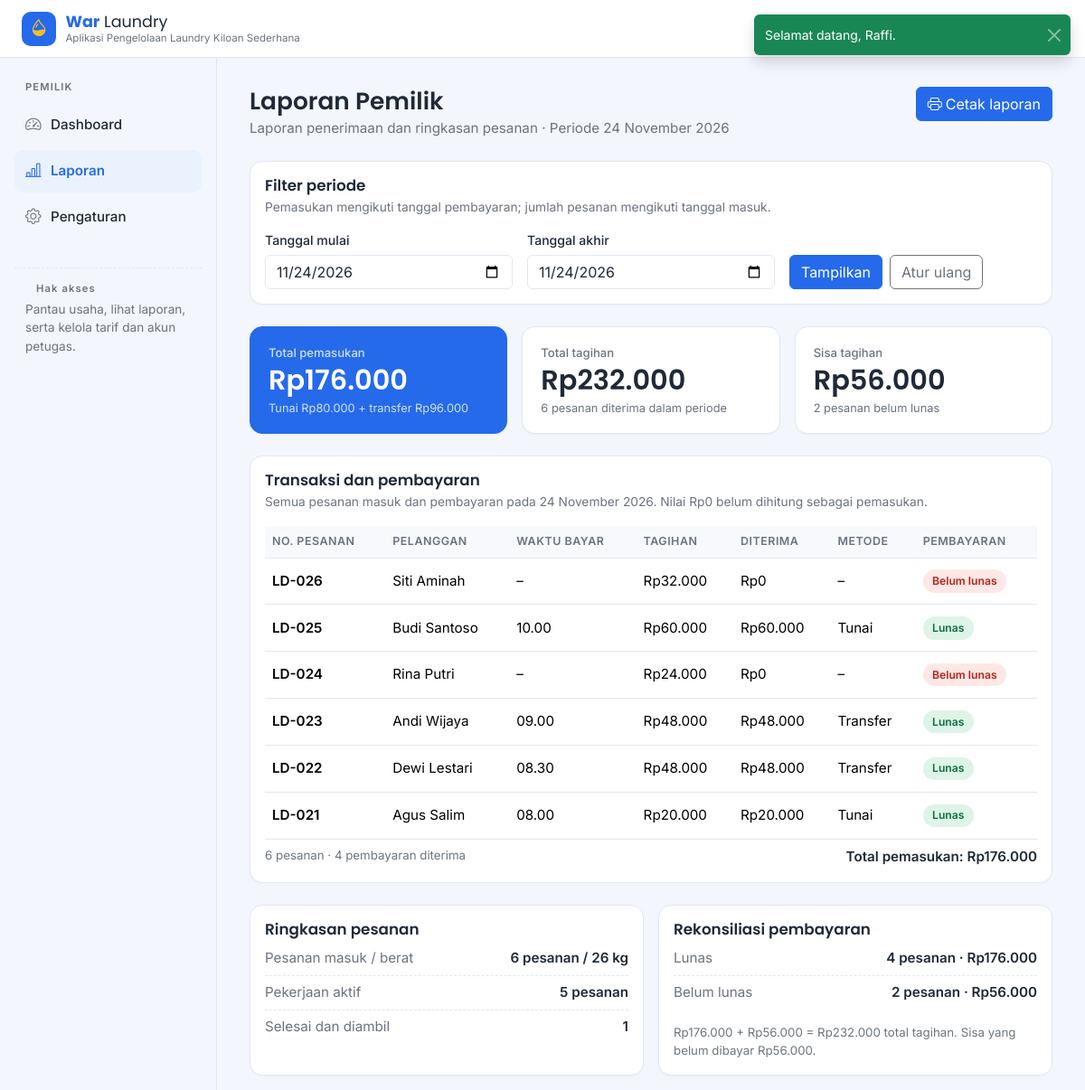
Screenshot of /laporan.php (signed in) with the database file from the repository.
### tables this page shows
CREATE TABLE pesanan (
  id                INT UNSIGNED NOT NULL AUTO_INCREMENT,
  kode              VARCHAR(10)  NOT NULL,          
  pelanggan_id      INT UNSIGNED NOT NULL,
  layanan_id        INT UNSIGNED NOT NULL,
  user_id           INT UNSIGNED NOT NULL,          
  berat             DECIMAL(6,2) NOT NULL,
  tarif             INT UNSIGNED NOT NULL,          
  total             INT UNSIGNED NOT NULL,
  dibayar           INT UNSIGNED NOT NULL DEFAULT 0,
  status            ENUM('diterima','dicuci','dikeringkan','disetrika','siap_diambil','selesai')
                    NOT NULL DEFAULT 'diterima',
  estimasi_selesai  DATETIME     NOT NULL,
  selesai_at        DATETIME     NULL,
  catatan           VARCHAR(255) NULL,
  created_at        DATETIME     NOT NULL DEFAULT CURRENT_TIMESTAMP,
  PRIMARY KEY (id),
  UNIQUE KEY uk_pesanan_kode (kode),
  KEY idx_pesanan_created (created_at),
  KEY idx_pesanan_status (status),
  CONSTRAINT fk_pesanan_pelanggan FOREIGN KEY (pelanggan_id) REFERENCES pelanggan (id),
  CONSTRAINT fk_pesanan_layanan   FOREIGN KEY (layanan_id)   REFERENCES layanan (id),
  CONSTRAINT fk_pesanan_user      FOREIGN KEY (user_id)      REFERENCES users (id)
);

CREATE TABLE pelanggan (
  id         INT UNSIGNED NOT NULL AUTO_INCREMENT,
  nama       VARCHAR(100) NOT NULL,
  telepon    VARCHAR(20)  NOT NULL,
  alamat     VARCHAR(255) NOT NULL,
  created_at DATETIME     NOT NULL DEFAULT CURRENT_TIMESTAMP,
  PRIMARY KEY (id),
  UNIQUE KEY uk_pelanggan_telepon (telepon)
);

CREATE TABLE pembayaran (
  id         INT UNSIGNED NOT NULL AUTO_INCREMENT,
  pesanan_id INT UNSIGNED NOT NULL,
  user_id    INT UNSIGNED NOT NULL,
  nominal    INT UNSIGNED NOT NULL,
  metode     ENUM('tunai','transfer') NOT NULL,
  created_at DATETIME     NOT NULL DEFAULT CURRENT_TIMESTAMP,
  PRIMARY KEY (id),
  KEY idx_pembayaran_created (created_at),
  CONSTRAINT fk_pembayaran_pesanan FOREIGN KEY (pesanan_id) REFERENCES pesanan (id),
  CONSTRAINT fk_pembayaran_user    FOREIGN KEY (user_id)    REFERENCES users (id)
);

### laporan.php (the view, shortened to what this page needs)
<?php
$pdo  = db();
$hari_ini = date('Y-m-d');
$mulai    = input_get('mulai') ?: $hari_ini;
$akhir    = input_get('akhir') ?: $hari_ini;
$periode_label = $mulai === $akhir
    ? tanggal_indo($mulai)
    : tanggal_indo($mulai) . ' – ' . tanggal_indo($akhir);
$stmt = $pdo->prepare('SELECT metode, COUNT(*) AS jumlah, SUM(nominal) AS nominal FROM pembayaran
                       WHERE DATE(created_at) BETWEEN ? AND ? GROUP BY metode');
$stmt->execute([$mulai, $akhir]);
$bayar = ['tunai' => 0, 'transfer' => 0];
$jumlah_bayar = 0;
foreach ($stmt->fetchAll() as $r) {
    $bayar[$r['metode']] = (int) $r['nominal'];
    $jumlah_bayar += (int) $r['jumlah'];
}
$pemasukan = $bayar['tunai'] + $bayar['transfer'];
$stmt = $pdo->prepare("SELECT COUNT(*) AS jumlah,
                              COALESCE(SUM(berat), 0) AS berat,
                              COALESCE(SUM(total), 0) AS total,
                              COALESCE(SUM(status <> 'selesai'), 0) AS aktif,
                              COALESCE(SUM(status = 'selesai'), 0) AS selesai,
                              COALESCE(SUM(dibayar >= total), 0) AS lunas,
                              COALESCE(SUM(CASE WHEN dibayar >= total THEN total ELSE 0 END), 0) AS total_lunas,
                              COALESCE(SUM(dibayar < total), 0) AS belum,
                              COALESCE(SUM(CASE WHEN dibayar < total THEN total ELSE 0 END), 0) AS total_belum,
                              COALESCE(SUM(total - dibayar), 0) AS sisa
                       FROM pesanan WHERE DATE(created_at) BETWEEN ? AND ?");
$stmt->execute([$mulai, $akhir]);
$ps = $stmt->fetch();
$stmt = $pdo->prepare('SELECT p.kode, pl.nama, b.created_at AS waktu, p.total, b.nominal, b.metode, p.dibayar
                       FROM pembayaran b
                       JOIN pesanan p ON p.id = b.pesanan_id
                       JOIN pelanggan pl ON pl.id = p.pelanggan_id
                       WHERE DATE(b.created_at) BETWEEN ? AND ?');
$stmt->execute([$mulai, $akhir]);
$transaksi = $stmt->fetchAll();
$stmt = $pdo->prepare('SELECT p.kode, pl.nama, NULL AS waktu, p.total, 0 AS nominal, NULL AS metode, p.dibayar
                       FROM pesanan p
                       JOIN pelanggan pl ON pl.id = p.pelanggan_id
                       WHERE DATE(p.created_at) BETWEEN ? AND ?
                       AND NOT EXISTS (SELECT 1 FROM pembayaran b WHERE b.pesanan_id = p.id
                                       AND DATE(b.created_at) BETWEEN ? AND ?)');
$stmt->execute([$mulai, $akhir, $mulai, $akhir]);
$transaksi = array_merge($transaksi, $stmt->fetchAll());
usort($transaksi, function ($a, $b) {
    return [$b['kode'], $a['waktu']] <=> [$a['kode'], $b['waktu']];
});
$ada_data = $transaksi !== [];
require __DIR__ . '/includes/header.php';
?>
    <div class="page-head d-flex justify-content-between align-items-start flex-wrap gap-3">
      <div>
        <h1 class="page-title">Laporan Pemilik</h1>
        <p class="page-sub">Laporan penerimaan dan ringkasan pesanan &middot; Periode <span id="periodeLabel"><?= e($periode_label) ?></span></p>
      </div>
      <button type="button" class="btn btn-primary no-print" id="cetakLaporan"><i class="bi bi-printer me-1"></i>Cetak laporan</button>
    </div>
    <div class="card section-card mb-4 no-print"><div class="card-body">
      <h2 class="section-title">Filter periode</h2>
      <p class="section-sub">Pemasukan mengikuti tanggal pembayaran; jumlah pesanan mengikuti tanggal masuk.</p>
      <form id="periodeForm" class="row g-3 align-items-end needs-validation" method="get" action="laporan.php" novalidate>
        <div class="col-md-4">
          <label for="tglMulai" class="form-label">Tanggal mulai</label>
          <input type="date" class="form-control" id="tglMulai" name="mulai" value="<?= e($mulai) ?>" required>
        </div>
        <div class="col-md-4">
          <label for="tglAkhir" class="form-label">Tanggal akhir</label>
          <input type="date" class="form-control" id="tglAkhir" name="akhir" value="<?= e($akhir) ?>" required>
        </div>
        <div class="col-md-4 d-flex gap-2">
          <button type="submit" class="btn btn-primary">Tampilkan</button>
          <button type="button" class="btn btn-outline-secondary" id="resetPeriode">Atur ulang</button>
        </div>
      </form>
    </div></div>
    <div id="laporanData" class="print-area"<?= $ada_data ? '' : ' hidden' ?>>
      <div class="row g-3 mb-4">
        <div class="col-md-4"><div class="card stat-card stat-highlight h-100"><div class="card-body">
          <div class="stat-label">Total pemasukan</div><div class="stat-value"><?= e(rupiah($pemasukan)) ?></div><div class="stat-sub">Tunai <?= e(rupiah($bayar['tunai'])) ?> + transfer <?= e(rupiah($bayar['transfer'])) ?></div></div></div></div>
        <div class="col-md-4"><div class="card stat-card h-100"><div class="card-body">
          <div class="stat-label">Total tagihan</div><div class="stat-value"><?= e(rupiah($ps['total'])) ?></div><div class="stat-sub"><?= (int) $ps['jumlah'] ?> pesanan diterima dalam periode</div></div></div></div>
        <div class="col-md-4"><div class="card stat-card h-100"><div class="card-body">
          <div class="stat-label">Sisa tagihan</div><div class="stat-value"><?= e(rupiah($ps['sisa'])) ?></div><div class="stat-sub"><?= (int) $ps['belum'] ?> pesanan belum lunas</div></div></div></div>
      </div>
      <div class="card section-card mb-4"><div class="card-body">
        <h2 class="section-title">Transaksi dan pembayaran</h2>
        <p class="section-sub">Semua pesanan masuk dan pembayaran pada <?= e($periode_label) ?>. Nilai Rp0 belum dihitung sebagai pemasukan.</p>
        <div class="table-responsive">
          <table class="table table-hover align-middle app-table">
            <thead><tr><th>No. pesanan</th><th>Pelanggan</th><th>Waktu bayar</th><th>Tagihan</th><th>Diterima</th><th>Metode</th><th>Pembayaran</th></tr></thead>
            <tbody>
<?php foreach ($transaksi as $t): ?>
<tr><td class="fw-semibold"><?= e($t['kode']) ?></td><td><?= e($t['nama']) ?></td><td><?= $t['waktu'] ? e($mulai === $akhir ? date('H.i', strtotime($t['waktu'])) : tanggal_pendek($t['waktu'])) : '&ndash;' ?></td><td><?= e(rupiah($t['total'])) ?></td><td><?= e(rupiah($t['nominal'])) ?></td><td><?= $t['metode'] ? e(ucfirst($t['metode'])) : '&ndash;' ?></td><td><?= badge_bayar($t['total'], $t['dibayar']) ?></td></tr>
<?php endforeach; ?>
            </tbody>
          </table>
        </div>
        <div class="d-flex justify-content-between flex-wrap gap-2 mt-2">
          <span class="text-secondary small"><?= (int) $ps['jumlah'] ?> pesanan &middot; <?= $jumlah_bayar ?> pembayaran diterima</span>
          <span class="fw-semibold">Total pemasukan: <?= e(rupiah($pemasukan)) ?></span>
        </div>
      </div></div>
      <div class="row g-3">
        <div class="col-lg-6"><div class="card section-card h-100"><div class="card-body">
          <h2 class="section-title">Ringkasan pesanan</h2>
          <ul class="list-unstyled kv-list mb-0">
            <li><span>Pesanan masuk / berat</span><span class="fw-semibold"><?= (int) $ps['jumlah'] ?> pesanan / <?= e(format_kg($ps['berat'])) ?> kg</span></li>
            <li><span>Pekerjaan aktif</span><span class="fw-semibold"><?= (int) $ps['aktif'] ?> pesanan</span></li>
            <li><span>Selesai dan diambil</span><span class="fw-semibold"><?= (int) $ps['selesai'] ?></span></li>
          </ul>
        </div></div></div>
        <div class="col-lg-6"><div class="card section-card h-100"><div class="card-body">
          <h2 class="section-title">Rekonsiliasi pembayaran</h2>
          <ul class="list-unstyled kv-list">
            <li><span>Lunas</span><span class="fw-semibold"><?= (int) $ps['lunas'] ?> pesanan &middot; <?= e(rupiah($ps['total_lunas'])) ?></span></li>
            <li><span>Belum lunas</span><span class="fw-semibold"><?= (int) $ps['belum'] ?> pesanan &middot; <?= e(rupiah($ps['total_belum'])) ?></span></li>
          </ul>
          <p class="text-secondary small mb-0"><?= e(rupiah($ps['total_lunas'])) ?> + <?= e(rupiah($ps['total_belum'])) ?> = <?= e(rupiah($ps['total'])) ?> total tagihan. Sisa yang belum dibayar <?= e(rupiah($ps['sisa'])) ?>.</p>
        </div></div></div>
      </div>
    </div>
<?php require __DIR__ . '/includes/footer.php'; ?>

### includes/helpers.php (shortened to what this page needs)
<?php
function e($teks): string
{
    return htmlspecialchars((string) $teks, ENT_QUOTES, 'UTF-8');
}
function input_get(string $kunci): string
{
    $nilai = $_GET[$kunci] ?? '';
    return is_string($nilai) ? trim($nilai) : '';
}
function rupiah($angka): string
{
    return 'Rp' . number_format((float) $angka, 0, ',', '.');
}
function format_kg($berat): string
{
    $teks = number_format((float) $berat, 2, ',', '.');
    return rtrim(rtrim($teks, '0'), ',');
}
function tanggal_indo($tanggal, bool $pakaiJam = false, bool $pakaiHari = false): string
{
    $t = strtotime($tanggal);
    $hasil = date('j', $t) . ' ' . NAMA_BULAN[(int) date('n', $t)] . ' ' . date('Y', $t);
    return $hasil;
}
function badge_bayar($total, $dibayar): string
{
    return $dibayar >= $total
        ? '<span class="st pay-lunas">Lunas</span>'
        : '<span class="st pay-belum">Belum lunas</span>';
}

### assets/css/style.css (style rules this page uses)
:root { --blue-light: #4A90E2; --blue-dark: #256AEB; --white: #F9FAFB; --accent: #F9BF24; --bg: #F3F6FC; --surface: #FFFFFF; --text: #1F2937; --muted: #6B7280; --border: #E1E7F2; --tint: #EAF2FE; --bs-primary: #256AEB; --bs-primary-rgb: 37, 106, 235; --bs-body-font-family: 'Inter', system-ui, -apple-system, 'Segoe UI', sans-serif; --bs-body-color: var(--text); --bs-link-color: #256AEB; --bs-border-color: var(--border); --sidebar-w: 240px; --topbar-h: 64px; }
body { background: var(--bg); color: var(--text); font-size: .95rem; }
h1, h2, h3, h4, h5, .h3, .h4 { font-family: 'Poppins', 'Inter', sans-serif; }
.btn-primary { --bs-btn-bg: var(--blue-dark); --bs-btn-border-color: var(--blue-dark); --bs-btn-hover-bg: #1e57c2; --bs-btn-hover-border-color: #1e57c2; --bs-btn-active-bg: #1a4ea9; --bs-btn-active-border-color: #1a4ea9; --bs-btn-disabled-bg: var(--blue-dark); --bs-btn-disabled-border-color: var(--blue-dark); }
.form-label { font-weight: 500; font-size: .88rem; margin-bottom: .35rem; }
.page-head { margin-bottom: 1.5rem; }
.page-title { font-size: 1.65rem; font-weight: 600; margin: 0 0 .2rem; }
.page-sub { color: var(--muted); margin: 0; }
.card { border: 1px solid var(--border); border-radius: 14px; background: var(--surface); box-shadow: 0 1px 2px rgba(16, 24, 40, .03); }
.section-title { font-size: 1.05rem; font-weight: 600; margin-bottom: .25rem; }
.section-sub { color: var(--muted); font-size: .86rem; margin-bottom: 1rem; }
.stat-card .card-body { padding: 1.15rem 1.25rem; }
.stat-label { color: var(--muted); font-size: .82rem; font-weight: 500; }
.stat-value { font-family: 'Poppins', sans-serif; font-size: 1.9rem; font-weight: 600; line-height: 1.2; margin: .15rem 0; }
.stat-sub { color: var(--muted); font-size: .8rem; }
.stat-highlight { background: var(--blue-dark); border-color: var(--blue-dark); }
.stat-highlight .stat-label, .stat-highlight .stat-sub { color: rgba(255, 255, 255, .8); }
.stat-highlight .stat-value { color: #fff; }
.kv-list li { display: flex; justify-content: space-between; gap: 1rem; padding: .45rem 0; border-bottom: 1px dashed var(--border); }
.kv-list li:last-child { border-bottom: 0; }
.kv-list li > span:first-child { color: var(--muted); }
.app-table { --bs-table-bg: transparent; margin-bottom: 0; }
.app-table thead th { font-size: .78rem; text-transform: uppercase; letter-spacing: .04em; color: var(--muted); font-weight: 600; background: #F7F9FD; border-bottom: 1px solid var(--border); white-space: nowrap; }
.app-table td { padding-top: .8rem; padding-bottom: .8rem; }
.st { display: inline-block; padding: .22rem .65rem; border-radius: 999px; font-size: .76rem; font-weight: 600; white-space: nowrap; }
.pay-lunas { background: #DDF4E7; color: #0F6B45; }
.pay-belum { background: #FDE8E6; color: #B42318; }

### rows the page displays
pesanan: kode "LD-026", pelanggan.nama "Siti Aminah", total "Rp32.000", nominal "Rp0", dibayar "Belum lunas"
pembayaran: pesanan.kode "LD-025", pelanggan.nama "Budi Santoso", created_at "10.00", pesanan.total "Rp60.000", nominal "Rp60.000", metode "Tunai", shows "Lunas"
pesanan: kode "LD-024", pelanggan.nama "Rina Putri", total "Rp24.000", nominal "Rp0", dibayar "Belum lunas"
pembayaran: pesanan.kode "LD-023", pelanggan.nama "Andi Wijaya", created_at "09.00", pesanan.total "Rp48.000", nominal "Rp48.000", metode "Transfer", shows "Lunas"
pembayaran: pesanan.kode "LD-022", pelanggan.nama "Dewi Lestari", created_at "08.30", pesanan.total "Rp48.000", nominal "Rp48.000", metode "Transfer", shows "Lunas"
pembayaran: pesanan.kode "LD-021", pelanggan.nama "Agus Salim", created_at "08.00", pesanan.total "Rp20.000", nominal "Rp20.000", metode "Tunai", shows "Lunas"

### other values shown
LABEL_PERAN[$user['peran']] "PEMILIK"
$label "Dashboard"
$label "Laporan"
$label "Pengaturan"
$periode_label "24 November 2026"
rupiah($pemasukan) "Rp176.000"
rupiah($bayar['tunai']) "Rp80.000"
rupiah($bayar['transfer']) "Rp96.000"
rupiah($ps['total']) "Rp232.000"
$ps['jumlah'] "6"
rupiah($ps['sisa']) "Rp56.000"
$ps['belum'] "2"
$jumlah_bayar "4"
format_kg($ps['berat']) "26"
$ps['aktif'] "5"
